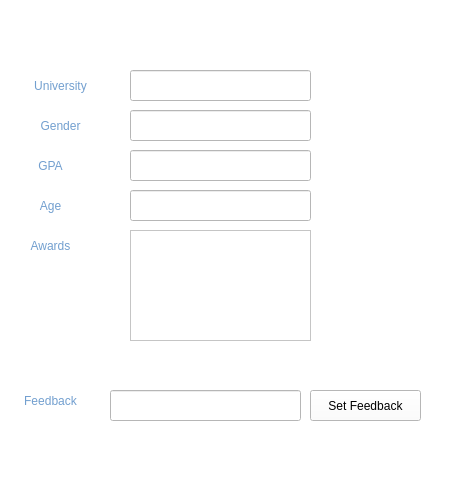
<?xml version="1.0" encoding="UTF-8"?>
<ui version="4.0">
 <class>applicationForm</class>
 <widget class="QWidget" name="applicationForm">
  <property name="geometry">
   <rect>
    <x>0</x>
    <y>0</y>
    <width>457</width>
    <height>491</height>
   </rect>
  </property>
  <property name="windowTitle">
   <string>Form</string>
  </property>
  <property name="styleSheet">
   <string notr="true">background-color: rgb(255, 255, 255);
border-color: rgb(211, 215, 207);</string>
  </property>
  <widget class="QLabel" name="nameLabel">
   <property name="geometry">
    <rect>
     <x>20</x>
     <y>20</y>
     <width>161</width>
     <height>31</height>
    </rect>
   </property>
   <property name="styleSheet">
    <string notr="true">font: 57 italic 20pt &quot;Ubuntu&quot;;
color: rgb(114, 159, 207);</string>
   </property>
   <property name="frameShape">
    <enum>QFrame::NoFrame</enum>
   </property>
   <property name="text">
    <string/>
   </property>
   <property name="textFormat">
    <enum>Qt::PlainText</enum>
   </property>
   <property name="alignment">
    <set>Qt::AlignCenter</set>
   </property>
   <property name="indent">
    <number>-1</number>
   </property>
  </widget>
  <widget class="QLabel" name="label_3">
   <property name="geometry">
    <rect>
     <x>10</x>
     <y>70</y>
     <width>101</width>
     <height>31</height>
    </rect>
   </property>
   <property name="styleSheet">
    <string notr="true">font: 57 italic 15pt &quot;Ubuntu&quot;;
color: rgb(114, 159, 207);</string>
   </property>
   <property name="frameShape">
    <enum>QFrame::NoFrame</enum>
   </property>
   <property name="text">
    <string>University</string>
   </property>
   <property name="textFormat">
    <enum>Qt::PlainText</enum>
   </property>
   <property name="alignment">
    <set>Qt::AlignCenter</set>
   </property>
   <property name="indent">
    <number>-1</number>
   </property>
  </widget>
  <widget class="QLabel" name="label_4">
   <property name="geometry">
    <rect>
     <x>0</x>
     <y>190</y>
     <width>101</width>
     <height>31</height>
    </rect>
   </property>
   <property name="styleSheet">
    <string notr="true">font: 57 italic 15pt &quot;Ubuntu&quot;;
color: rgb(114, 159, 207);</string>
   </property>
   <property name="frameShape">
    <enum>QFrame::NoFrame</enum>
   </property>
   <property name="text">
    <string>Age</string>
   </property>
   <property name="textFormat">
    <enum>Qt::PlainText</enum>
   </property>
   <property name="alignment">
    <set>Qt::AlignCenter</set>
   </property>
   <property name="indent">
    <number>-1</number>
   </property>
  </widget>
  <widget class="QLabel" name="label_6">
   <property name="geometry">
    <rect>
     <x>0</x>
     <y>150</y>
     <width>101</width>
     <height>31</height>
    </rect>
   </property>
   <property name="styleSheet">
    <string notr="true">font: 57 italic 15pt &quot;Ubuntu&quot;;
color: rgb(114, 159, 207);</string>
   </property>
   <property name="frameShape">
    <enum>QFrame::NoFrame</enum>
   </property>
   <property name="text">
    <string>GPA</string>
   </property>
   <property name="textFormat">
    <enum>Qt::PlainText</enum>
   </property>
   <property name="alignment">
    <set>Qt::AlignCenter</set>
   </property>
   <property name="indent">
    <number>-1</number>
   </property>
  </widget>
  <widget class="QLabel" name="label_7">
   <property name="geometry">
    <rect>
     <x>10</x>
     <y>110</y>
     <width>101</width>
     <height>31</height>
    </rect>
   </property>
   <property name="styleSheet">
    <string notr="true">font: 57 italic 15pt &quot;Ubuntu&quot;;
color: rgb(114, 159, 207);</string>
   </property>
   <property name="frameShape">
    <enum>QFrame::NoFrame</enum>
   </property>
   <property name="text">
    <string>Gender</string>
   </property>
   <property name="textFormat">
    <enum>Qt::PlainText</enum>
   </property>
   <property name="alignment">
    <set>Qt::AlignCenter</set>
   </property>
   <property name="indent">
    <number>-1</number>
   </property>
  </widget>
  <widget class="QLabel" name="label_9">
   <property name="geometry">
    <rect>
     <x>0</x>
     <y>380</y>
     <width>101</width>
     <height>41</height>
    </rect>
   </property>
   <property name="styleSheet">
    <string notr="true">font: 57 italic 15pt &quot;Ubuntu&quot;;
color: rgb(114, 159, 207);</string>
   </property>
   <property name="frameShape">
    <enum>QFrame::NoFrame</enum>
   </property>
   <property name="text">
    <string>Feedback</string>
   </property>
   <property name="textFormat">
    <enum>Qt::PlainText</enum>
   </property>
   <property name="alignment">
    <set>Qt::AlignCenter</set>
   </property>
   <property name="indent">
    <number>-1</number>
   </property>
  </widget>
  <widget class="QLabel" name="label_10">
   <property name="geometry">
    <rect>
     <x>0</x>
     <y>230</y>
     <width>101</width>
     <height>31</height>
    </rect>
   </property>
   <property name="styleSheet">
    <string notr="true">font: 57 italic 15pt &quot;Ubuntu&quot;;
color: rgb(114, 159, 207);</string>
   </property>
   <property name="frameShape">
    <enum>QFrame::NoFrame</enum>
   </property>
   <property name="text">
    <string>Awards</string>
   </property>
   <property name="textFormat">
    <enum>Qt::PlainText</enum>
   </property>
   <property name="alignment">
    <set>Qt::AlignCenter</set>
   </property>
   <property name="indent">
    <number>-1</number>
   </property>
  </widget>
  <widget class="QLineEdit" name="university">
   <property name="geometry">
    <rect>
     <x>130</x>
     <y>70</y>
     <width>181</width>
     <height>31</height>
    </rect>
   </property>
   <property name="readOnly">
    <bool>true</bool>
   </property>
  </widget>
  <widget class="QLineEdit" name="gender">
   <property name="geometry">
    <rect>
     <x>130</x>
     <y>110</y>
     <width>181</width>
     <height>31</height>
    </rect>
   </property>
   <property name="readOnly">
    <bool>true</bool>
   </property>
  </widget>
  <widget class="QLineEdit" name="age">
   <property name="geometry">
    <rect>
     <x>130</x>
     <y>190</y>
     <width>181</width>
     <height>31</height>
    </rect>
   </property>
   <property name="readOnly">
    <bool>true</bool>
   </property>
  </widget>
  <widget class="QLineEdit" name="gpa">
   <property name="geometry">
    <rect>
     <x>130</x>
     <y>150</y>
     <width>181</width>
     <height>31</height>
    </rect>
   </property>
   <property name="readOnly">
    <bool>true</bool>
   </property>
  </widget>
  <widget class="QTextEdit" name="awards">
   <property name="geometry">
    <rect>
     <x>130</x>
     <y>230</y>
     <width>181</width>
     <height>111</height>
    </rect>
   </property>
   <property name="readOnly">
    <bool>true</bool>
   </property>
  </widget>
  <widget class="QLineEdit" name="feedback">
   <property name="geometry">
    <rect>
     <x>110</x>
     <y>390</y>
     <width>191</width>
     <height>31</height>
    </rect>
   </property>
  </widget>
  <widget class="QPushButton" name="pushButton">
   <property name="geometry">
    <rect>
     <x>310</x>
     <y>390</y>
     <width>111</width>
     <height>31</height>
    </rect>
   </property>
   <property name="text">
    <string>Set Feedback</string>
   </property>
  </widget>
 </widget>
 <resources/>
 <connections/>
</ui>
